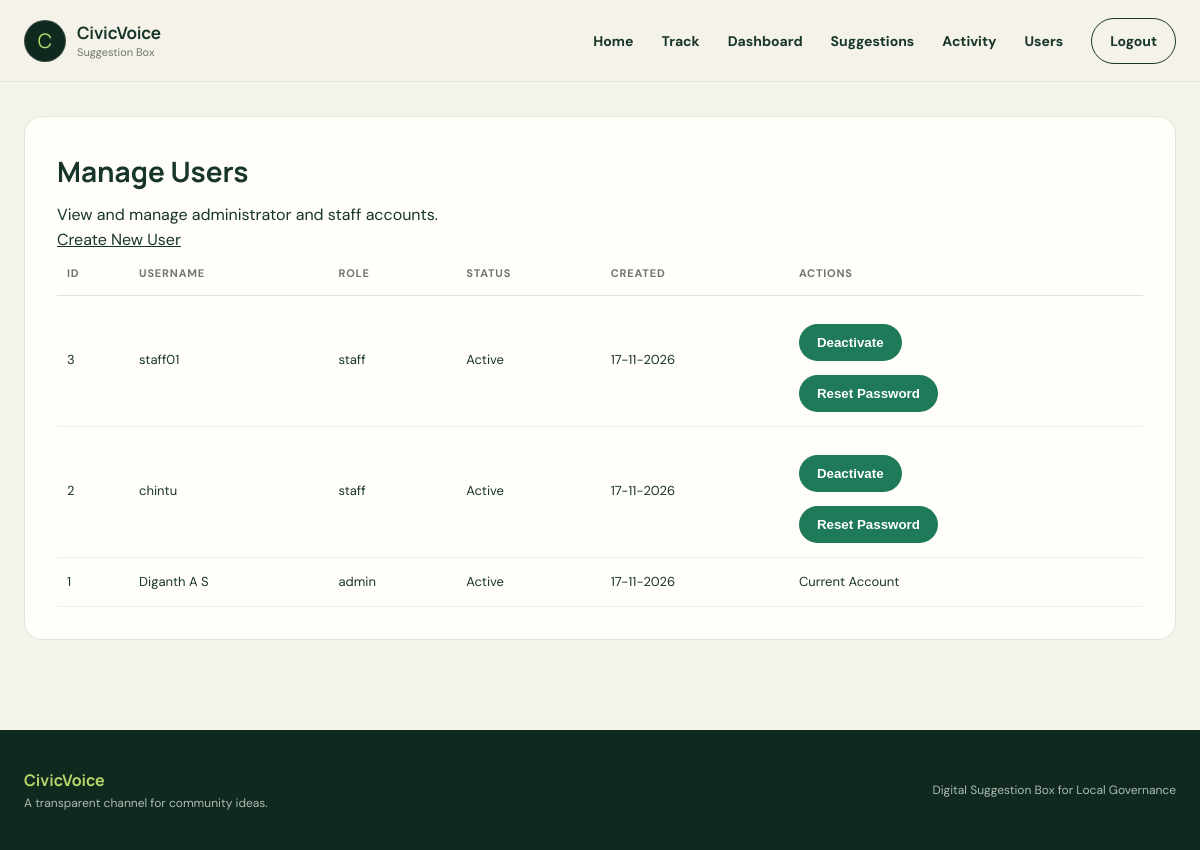
The app's page /admin/users (signed in) with its own data.
### app/models.py (models this page shows)
class User(UserMixin, db.Model):
    id = db.Column(db.Integer, primary_key=True)
    username = db.Column(
        db.String(80),
        unique=True,
        nullable=False
    )
    password_hash = db.Column(db.String(255), nullable=False)
    role = db.Column(db.String(20), nullable=False)
    is_active = db.Column(
        db.Boolean,
        default=True,
        nullable=False
    )
    must_change_password = db.Column(
        db.Boolean,
        default=True,
        nullable=False
    )
    failed_login_attempts = db.Column(
        db.Integer,
        default=0,
        nullable=False
    )
    locked_until = db.Column(db.DateTime, nullable=True)
    created_at = db.Column(
        db.DateTime,
        default=datetime.utcnow
    )

### app/routes.py (the view)
    @app.route("/admin/users")
    @admin_required
    def manage_users():
        users = User.query.order_by(
            User.created_at.desc()
        ).all()
        return render_template(
            "manage_users.html",
            users=users
        )

### app/__init__.py (called while the page is built)
@login_manager.user_loader
def load_user(user_id):
    from app.models import User
    try:
        user_id = int(user_id)
    except (TypeError, ValueError):
        return None
    user = db.session.get(User, user_id)
    if user is None or not user.is_active:
        return None
    return user

### app/routes.py (called while the page is built)
def admin_required(view_function):
    @wraps(view_function)
    @login_required
    def wrapped_view(*args, **kwargs):
        if current_user.role != "admin":
            abort(403)
        return view_function(*args, **kwargs)
    return wrapped_view

### app/templates/manage_users.html (shortened to what this page needs)
{% extends "base.html" %}
{% block content %}
<section class="form-container">
    <h2>Manage Users</h2>
    <p>View and manage administrator and staff accounts.</p>
    <p>
        <a href="{{ url_for('create_user') }}">Create New User</a>
    </p>
    {% if users %}
    <table>
        <thead>
            <tr>
                <th>ID</th>
                <th>Username</th>
                <th>Role</th>
                <th>Status</th>
                <th>Created</th>
                <th>Actions</th>
            </tr>
        </thead>
        <tbody>
            {% for user in users %}
            <tr>
                <td>{{ user.id }}</td>
                <td>{{ user.username }}</td>
                <td>{{ user.role }}</td>
                <td>
                    {% if user.is_active %}
                        Active
                    {% else %}
                        Inactive
                    {% endif %}
                </td>
                <td>{{ user.created_at.strftime("%d-%m-%Y") }}</td>
                <td>
                    {% if user.id != current_user.id %}
                    <form method="POST"
                          action="{{ url_for('toggle_user', user_id=user.id) }}">
                        <button type="submit">
                            {% if user.is_active %}
                                Deactivate
                            {% else %}
                                Reactivate
                            {% endif %}
                        </button>
                    </form>
                    <form method="POST"
                          action="{{ url_for('reset_user_password', user_id=user.id) }}">
                        <button type="submit">Reset Password</button>
                    </form>
                    {% else %}
                        <span>Current Account</span>
                    {% endif %}
                </td>
            </tr>
            {% endfor %}
        </tbody>
    </table>
    {% else %}
        <p>No users found.</p>
    {% endif %}
</section>
{% endblock %}

### app/static/style.css (style rules this page uses)
:root { --ink: #17352a; --green: #1f7a5a; --green-dark: #10291f; --lime: #b9d86b; --cream: #f4f3ea; --paper: #fffef8; --line: #dde4dc; --muted: #6d776f; --orange: #e69b55; }
* { box-sizing: border-box; margin: 0; padding: 0; }
html { scroll-behavior: smooth; }
body { min-height: 100vh; display: flex; flex-direction: column; font-family: "DM Sans", Arial, sans-serif; color: var(--ink); background: var(--cream); line-height: 1.6; }
h1, h2, h3, strong, .brand { font-family: "Manrope", "DM Sans", sans-serif; }
a { color: inherit; }
.form-container { background: var(--paper); border: 1px solid var(--line); border-radius: 18px; padding: 32px; margin-bottom: 18px; }
.form-container h2 { font-size: 28px; margin-bottom: 8px; }
.form-container table { width: 100%; border-collapse: collapse; font-size: 13px; }
.form-container th { text-align: left; color: var(--muted); font-size: 11px; text-transform: uppercase; letter-spacing: .8px; border-bottom: 1px solid var(--line); padding: 12px 10px; }
.form-container td { border-bottom: 1px solid #edf0ea; padding: 14px 10px; }
.form-container form:not(.modern-form) { display: block; }
.form-container form:not(.modern-form) button { margin-top: 14px; background: var(--green); color: white; border: 0; border-radius: 100px; padding: 11px 18px; font-weight: 800; }

### records on screen
User: id "3", username "staff01", role "staff", is_active "Active", created_at "17-11-2026"
User: id "2", username "chintu", role "staff", is_active "Active", created_at "17-11-2026"
User: id "1", username "Diganth A S", role "admin", is_active "Active", created_at "17-11-2026", shows "Current Account"
